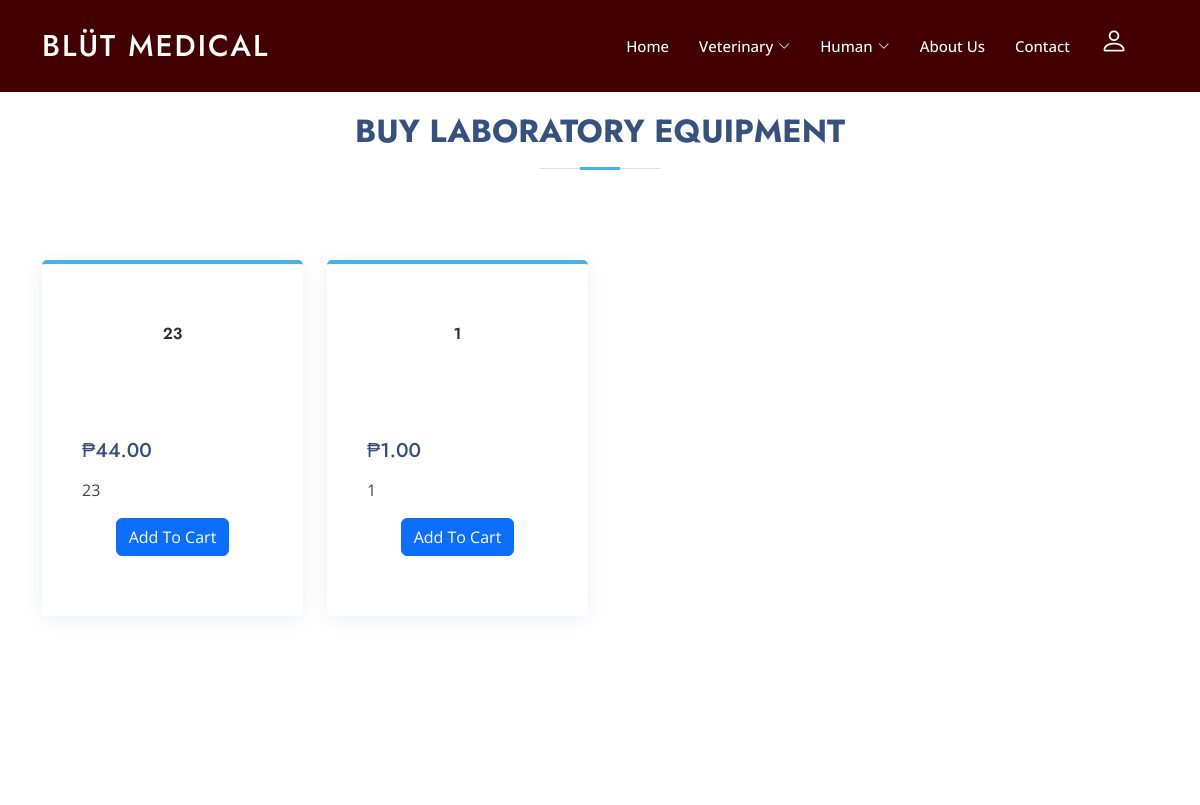
Page /views/veterinary/lab_equipment.php (upper part) on the earlier database version.
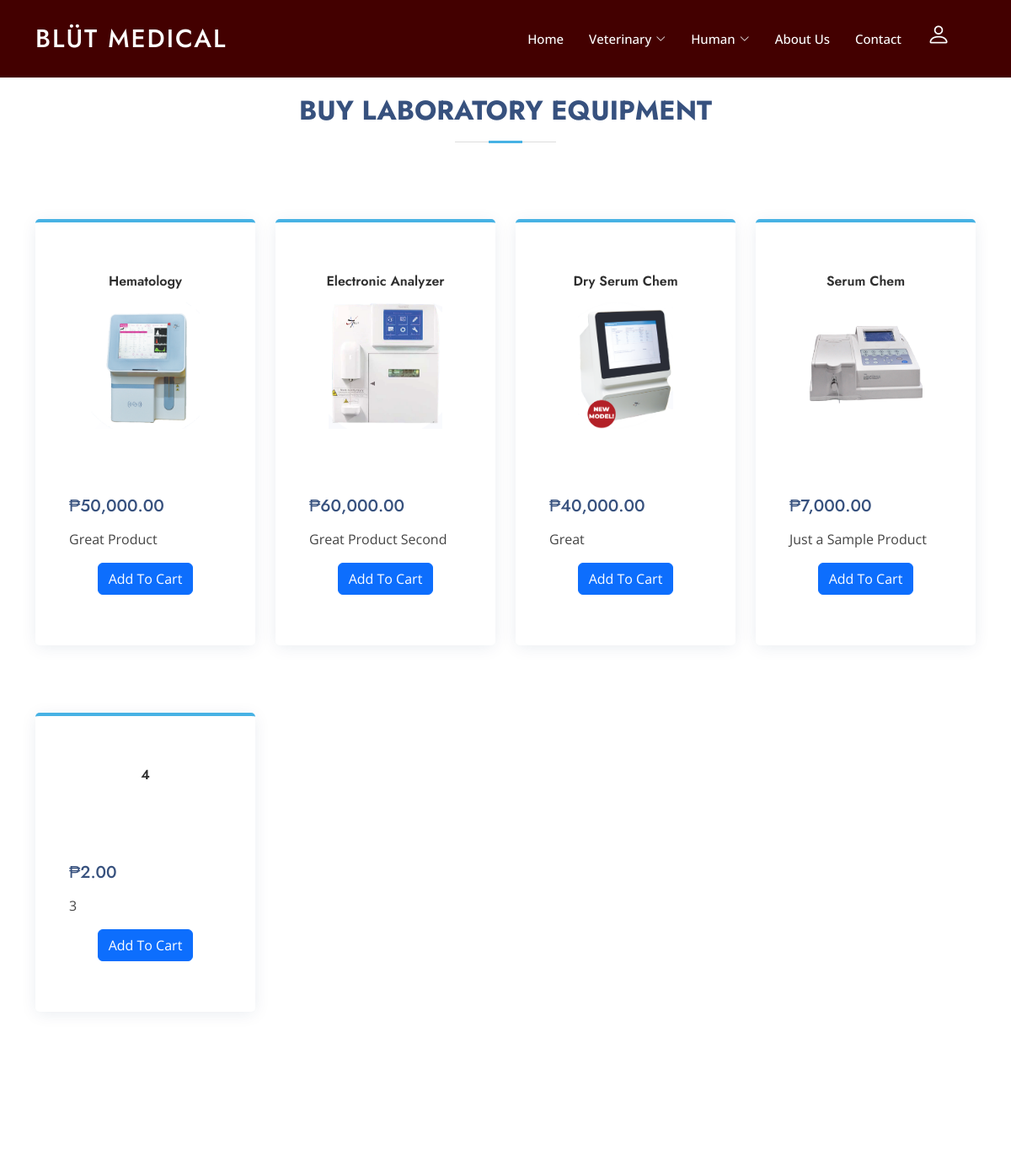
Same page on the later database version.
### tables this page shows
CREATE TABLE `products` (
  `product_id` int(11) NOT NULL,
  `product_code` varchar(255) NOT NULL,
  `product_name` varchar(255) NOT NULL,
  `product_description` varchar(255) NOT NULL,
  `product_price` decimal(10,2) NOT NULL,
  `product_qty` int(255) NOT NULL,
  `product_image_path` varchar(255) NOT NULL
);

### controllers/admin/admin_add_products_process.php (called while the page is built, shortened)
<?php
include "../../connection/connect.php";
$result = mysqli_query($con, "SELECT * FROM products");
?>

### views/veterinary/lab_equipment.php (the view, shortened to what this page needs)
<?php
include "../../connection/connect.php";
include './../../controllers/admin/admin_add_products_process.php';
?>
<!DOCTYPE html>
<html lang="en">
<head>
  <link rel="stylesheet" href="https://cdn.jsdelivr.net/npm/toastify-js/src/toastify.min.css">
</head>
<link href="./../../assets/vendor/aos/aos.css" rel="stylesheet">
<link href="./../../assets/vendor/bootstrap/css/bootstrap.min.css" rel="stylesheet">
<link href="./../../assets/vendor/bootstrap-icons/bootstrap-icons.css" rel="stylesheet">
<link href="./../../assets/vendor/boxicons/css/boxicons.min.css" rel="stylesheet">
<link href="./../../assets/vendor/glightbox/css/glightbox.min.css" rel="stylesheet">
<link href="./../../assets/vendor/remixicon/remixicon.css" rel="stylesheet">
<link href="./../../assets/vendor/swiper/swiper-bundle.min.css" rel="stylesheet">
<link href="./../../assets/css/style.css" rel="stylesheet">
<link href="./../../assets/css/product_designs.css" rel="stylesheet">
<body>
  <main id="main">
    <header id="header" class="fixed-top header-inner-pages">
      <?php
      include "./../../includes/navigation.php";
      ?>
    </header>
    <section id="pricing" class="pricing product-section">
      <div class="container" data-aos="fade-up">
        <div class="section-title">
          <h2>Buy Laboratory Equipment</h2>
        </div>
        <div class="row">
          <?php
          while ($row = mysqli_fetch_assoc($result)) {
            ?>
            <div style="margin-bottom: 80px;" class="col-lg-3" data-aos="fade-up" data-aos-delay="100">
              <div class="box featured">
                <form method="post" id="addToCartForm<?php echo $row['product_id']; ?>">
                  <a href="#" class="product-item" onclick="openModal(
                    '<?php echo $row['product_id']; ?>',
                    '<?php echo $row['product_name']; ?>',
                    '<?php echo $row['product_description']; ?>',
                    '<?php echo ($row['product_price'] == 0) ? 'Ask for Price, please!' : '₱' . number_format($row['product_price'], 2); ?>',
                    '<?php echo $row['product_image_path']; ?>'
                )" data-target="#addItemModal">
                    <div>
                      <h3>
                        <?php echo $row['product_name']; ?>
                      </h3>
                      <div class="pic">
                        <img src="<?php echo $row['product_image_path']; ?>" class="img-fluid product-thumbnail" alt="">
                      </div>
                    </div>
                  </a>
                  <h3>
                    <?php echo ($row['product_price'] == 0) ? 'Ask for Price, please!' : '₱' . number_format($row['product_price'], 2); ?>
                  </h3>
                  <p>
                    <?php echo $row['product_description']; ?>
                  </p>
                  <?php if ($row['product_price'] == 0) { ?>
                    <div class="text-center">
                    <a href="./../customer/customer_contact_us.php" class="btn btn-primary btn-block" role="button">Contact Us</a>
                    </div>
                  <?php } else { ?>
                    <div class="text-center">
                    <button type="button" class="btn btn-primary btn-block addToCartButton"
                      data-productid="<?php echo $row['product_id']; ?>">
                      Add To Cart
                    </button>
                    </div>
                  <?php } ?>
                </form>
              </div>
            </div>
            <?php
          }
          ?>
        </div>
      </div>
    </section>
  </main>
</body>
</html>

### includes/navigation.php (shortened to what this page needs)
<div class="container d-flex align-items-center">
  <h1 class="logo me-auto"><a href="/blut_medical/index.php">BLüT Medical</a></h1>
  <nav id="navbar" class="navbar">
    <ul>
      <li><a class="nav-link" href="/blut_medical/index.php">Home</a></li>
      <li class="dropdown"><a href="#"><span>Veterinary</span> <i class="bi bi-chevron-down"></i></a>
      </li>
      <li class="dropdown"><a href="#"><span>Human</span> <i class="bi bi-chevron-down"></i></a>
      </li>
      <li><a class="nav-link scrollto" href="index.php#about">About Us</a></li>
      <li><a class="nav-link scrollto" href="#contact">Contact</a></li>
      <li class="dropdown"><a href="#">
          <h3 class="bi bi-person"></h3>
        </a>
      </li>
      <li><a href="#"></a></li>
    </ul>
  </nav>
</div>

### assets/css/style.css (style rules this page uses)
body { font-family: "Open Sans", sans-serif; color: #444444; }
a { color: #47b2e4; text-decoration: none; }
h1, h2, h3, h4, h5, h6 { font-family: "Jost", sans-serif; }
#header { transition: all 0.5s; padding: 15px 0; }
#header.header-scrolled, #header.header-inner-pages { background: rgb(67, 0, 0); }
#header .logo { font-size: 30px; margin: 0; padding: 0; line-height: 1; font-weight: 500; letter-spacing: 2px; text-transform: uppercase; }
#header .logo a { color: #fff; }
.navbar { padding: 0; }
.navbar ul { margin: 0; padding: 0; display: flex; list-style: none; align-items: center; }
.navbar li { position: relative; }
.navbar a, .navbar a:focus { display: flex; align-items: center; justify-content: space-between; padding: 10px 0 10px 30px; font-size: 15px; font-weight: 500; color: #fff; white-space: nowrap; transition: 0.3s; }
.navbar a i, .navbar a:focus i { font-size: 12px; line-height: 0; margin-left: 5px; }
section { padding: 80px 0; overflow: hidden; }
.section-title { text-align: center; padding-bottom: 30px; }
.section-title h2 { font-size: 32px; font-weight: bold; text-transform: uppercase; margin-bottom: 20px; padding-bottom: 20px; position: relative; color: #37517e; }
.section-title h2::before { content: ""; position: absolute; display: block; width: 120px; height: 1px; background: #ddd; bottom: 1px; left: calc(50% - 60px); }
.section-title h2::after { content: ""; position: absolute; display: block; width: 40px; height: 3px; background: #47b2e4; bottom: 0; left: calc(50% - 20px); }
.pricing .row { padding-top: 40px; }
.pricing .box { padding: 60px 40px; box-shadow: 0 3px 20px -2px rgba(20, 45, 100, 0.1); background: #fff; height: 100%; border-top: 4px solid #fff; border-radius: 5px; }
.pricing h3 { font-weight: 500; margin-bottom: 15px; font-size: 20px; color: #37517e; }
.pricing .featured { border-top-color: #47b2e4; }

### assets/css/product_designs.css (style rules this page uses)
.product-section { padding: 7rem 0; }
.product-section .product-item { text-align: center; text-decoration: none; display: block; position: relative; padding-bottom: 50px; cursor: pointer; }
.product-section .product-item .product-thumbnail { margin-bottom: 30px; position: relative; top: 0; -webkit-transition: 0.3s all ease; -o-transition: 0.3s all ease; transition: 0.3s all ease; }
.product-section .product-item h3 { font-weight: 600; font-size: 16px; }
.product-section .product-item h3, .product-section .product-item strong { color: #2f2f2f; text-decoration: none; }
.product-section .product-item:before { bottom: 0; left: 0; right: 0; position: absolute; content: ""; background: #dce5e4; height: 0%; z-index: -1; border-radius: 10px; -webkit-transition: 0.3s all ease; -o-transition: 0.3s all ease; transition: 0.3s all ease; }
.product-thumbnail { height: 150px; object-fit: cover; }

Differences in the rows shown:
removed products: product_name "23", product_price "44.00", product_description "23"
removed products: product_name "1", product_price "1.00", product_description "1"
added products: product_name "Hematology", product_image_path (picture), product_price "50,000.00", product_description "Great Product"
added products: product_name "Electronic Analyzer", product_image_path (picture), product_price "60,000.00", product_description "Great Product Second"
added products: product_name "Dry Serum Chem", product_image_path (picture), product_price "40,000.00", product_description "Great"
added products: product_name "Serum Chem", product_image_path (picture), product_price "7,000.00", product_description "Just a Sample Product"
added products: product_name "4", product_price "2.00", product_description "3"
